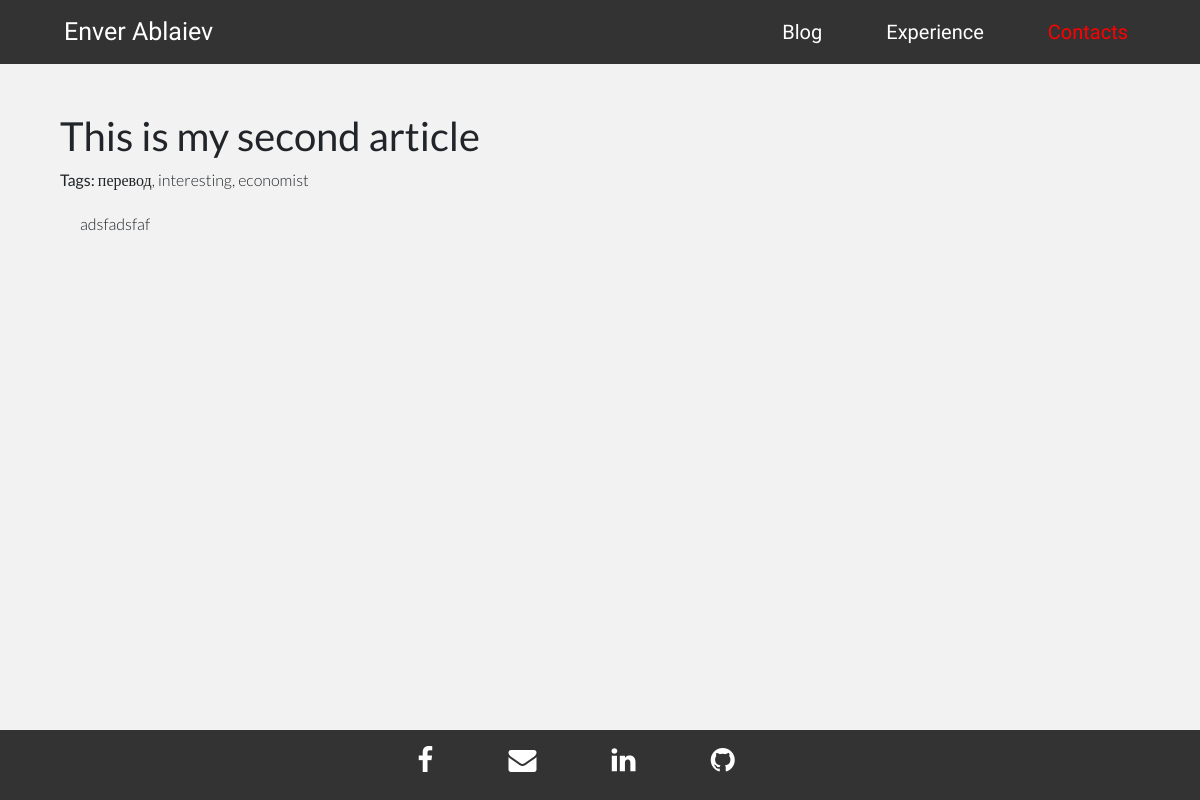
Page /blog/post/2 on the committed database.
### blog/models.py (models this page shows, shortened)
class Post(models.Model):
    title = models.CharField(max_length=200)
    content = models.TextField()
    timestamp = models.DateTimeField(auto_now=False, auto_now_add=True)
    updated = models.DateTimeField(auto_now=True, auto_now_add=False)
    tag = models.ManyToManyField(Tag, help_text='Select tags for the post')
    def display_tags(self):
        return ', '.join([tag.name for tag in self.tag.all()[:3]] )
    display_tags.short_description = 'Tag'

class Tag( models.Model):
    name = models.CharField(max_length=15)
    def __str__(self):
        return self.name

### blog/views.py (the view)
# urls.py: path("post/<int:pk>", PostDetailView.as_view(), name="post-detail"),
class PostDetailView(DetailView):
    model = Post

### blog/templates/blog/post_detail.html
{% extends "snippets/base.html" %}
{% block content %}
    <div class="container">
        <h1>{{ post.title }}</h1>
        <p><strong>Tags:</strong> {% for tag in post.tag.all %} {{ tag }}{% if not forloop.last %}, {% endif %}{% endfor %}</p>
        <div style="margin-left:20px;margin-top:20px">
            {{ post.content }}
        </div>
    </div>
{% endblock %}

### static/css/main.css (style rules this page uses)
body { background-color: #f2f2f2; font-family: "Lato"; font-weight: 300; font-size: 16px; -webkit-font-smoothing: antialiased; -webkit-overflow-scrolling: touch; }

### rows in the picture
Post: title "This is my second article", content "adsfadsfaf"
Tag: name "перевод"
Tag: name "interesting"
Tag: name "economist"
